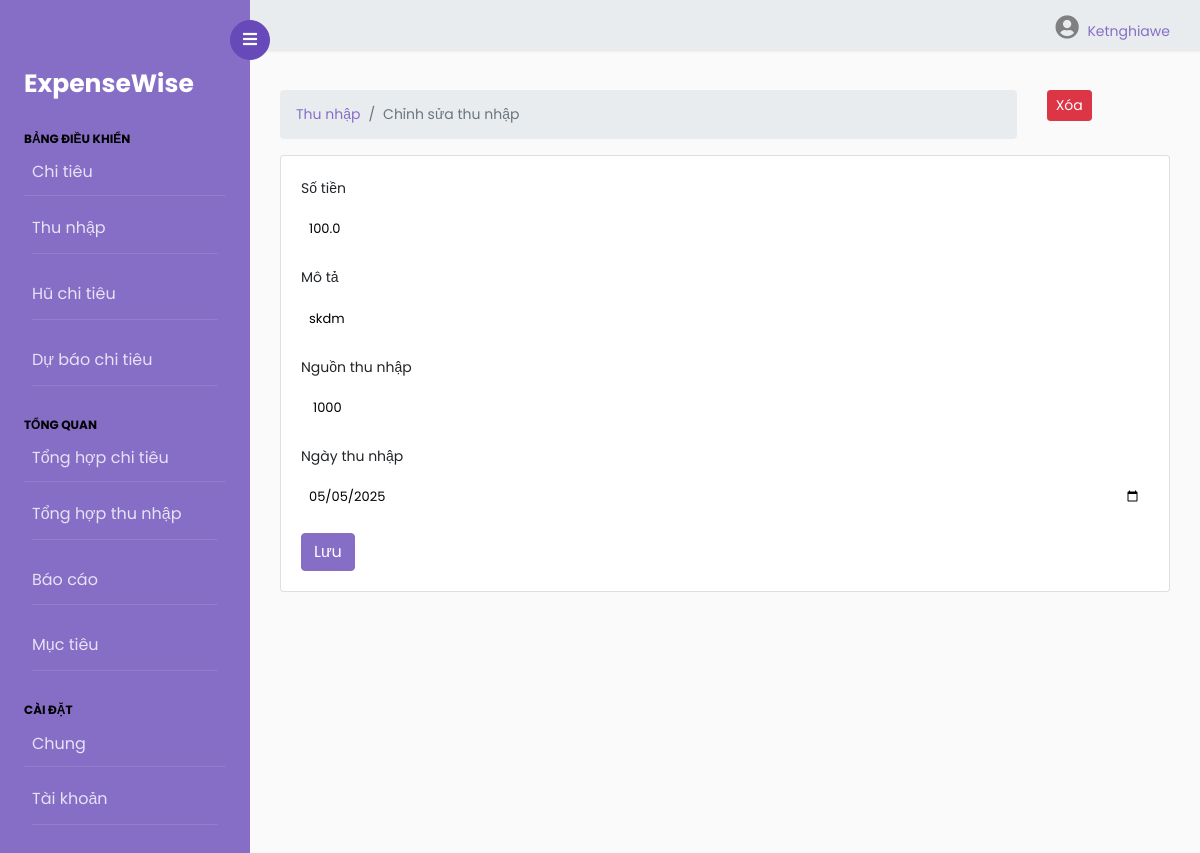
Screenshot of /income/edit-income/1 (signed in) with the database file from the repository.
### userincome/models.py (models this page shows, shortened)
class UserIncome(models.Model):
    amount = models.FloatField()  # DECIMAL
    date = models.DateField(default=now)
    description = models.TextField()
    owner = models.ForeignKey(to=User, on_delete=models.CASCADE)
    source = models.CharField(max_length=266)
    class Meta:
        ordering: ['-date']

### userincome/views.py (the view, shortened to what this page needs)
# urls.py: path('edit-income/<int:id>', views.income_edit, name="income-edit"),
@login_required(login_url='/authentication/login')
def income_edit(request, id):
    income = UserIncome.objects.get(pk=id)
    sources = Source.objects.all()
    context = {
        'income': income,
        'values': income,
        'sources': sources
    }
    if request.method == 'GET':
        return render(request, 'income/edit_income.html', context)

### templates/income/edit_income.html (shortened to what this page needs)
{% extends 'base.html' %}
{% block content %}
<div class="container mt-4">
    <div class="row">
        <div class="col-md-10">
            <nav aria-label="breadcrumb">
                <ol class="breadcrumb">
                    <li class="breadcrumb-item">
                        <a href="{% url 'income'%}">Thu nhập</a>
                    </li>
                    <li class="breadcrumb-item active" aria-current="page">
                        Chỉnh sửa thu nhập
                    </li>
                </ol>
            </nav>
        </div>
        <div class="col-md-2">
            <a href="{% url 'income-delete' income.id %}" class="btn btn-danger btn-sm">Xóa</a>
        </div>
    </div>
    <div class="card">
        <div class="card-body">
            <form action="{% url 'income-edit' income.id %}" method="post">
                <div class="form-group">
                    <label for="">Số tiền</label>
                    <input type="text" class="form-control form-control-sm" name="amount" value="{{values.amount}}" />
                </div>
                <div class="form-group">
                    <label for="">Mô tả</label>
                    <input type="text" class="form-control form-control-sm" name="description"
                        value="{{values.description}}" />
                </div>
                <div class="form-group">
                    <label for="">Nguồn thu nhập</label>
                    <select class="form-control" name="source">
                        <option selected name="source" value="{{values.source}}">{{values.source}}</option>
                    </select>
                </div>
                <div class="form-group">
                    <label for="">Ngày thu nhập</label>
                    <input type="date" value="{{values.date | date:'Y-m-d' }}" class="form-control form-control-sm"
                        name="income_date" />
                </div>
                <input type="submit" value="Lưu" class="btn btn-primary btn-primary-sm" />
            </form>
        </div>
    </div>
</div>
{% endblock %}

### templates/navbar.html (shortened to what this page needs)
<!DOCTYPE html>
<html>
<head>
    <link rel="stylesheet" href="https://cdnjs.cloudflare.com/ajax/libs/font-awesome/5.15.3/css/all.min.css">
</head>
<body>
    <nav class="navbar">
        <ul>
            <li>
                {% if request.user.is_authenticated %}
                <i class="fas fa-user-circle" style="font-size:24px"></i>
                <a href="#" class="user">{{ request.user.username|capfirst }}</a>
                {% else %}
                <a href="{% url 'login' %}">Đăng nhập</a>
                <a href="{% url 'register' %}">Đăng ký</a>
                {% endif %}
            </li>
        </ul>
    </nav>
</body>
</html>

### static/css/dashboard.css (style rules this page uses)
body { font-size: 0.875rem; }

### templates/navbar.html (style rules this page uses)
.navbar { background-color: #e9ecef; height: 50px; display: flex; justify-content: flex-end; align-items: center; list-style: none; }
.navbar li { margin-right: 20px; position: relative; list-style: none; }
.navbar li a { text-decoration: none; margin-left: 5px; }

### rows the page displays
UserIncome: amount "100.0", description "skdm", source "1000", income_date "05/05/2025"

### other values shown
{{ request.user.username|capfirst }} "Ketnghiawe"
